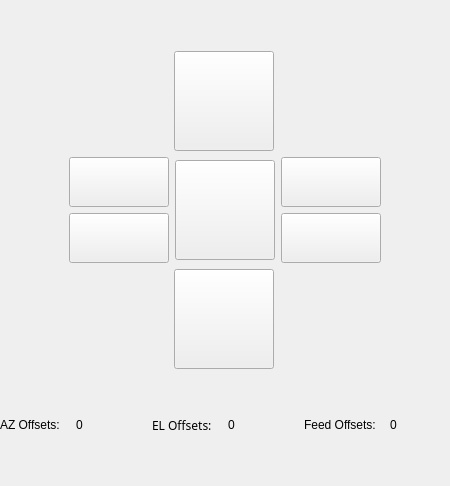
          <widget class="QWidget" name="page_6">
           <layout class="QGridLayout" name="gridLayout_20">
            <property name="leftMargin">
             <number>0</number>
            </property>
            <property name="rightMargin">
             <number>0</number>
            </property>
            <item row="0" column="0">
             <spacer name="verticalSpacer_6">
              <property name="orientation">
               <enum>Qt::Vertical</enum>
              </property>
              <property name="sizeHint" stdset="0">
               <size>
                <width>20</width>
                <height>40</height>
               </size>
              </property>
             </spacer>
            </item>
            <item row="1" column="0" colspan="2">
             <layout class="QVBoxLayout" name="verticalLayout_3">
              <item>
               <layout class="QHBoxLayout" name="horizontalLayout_15">
                <item>
                 <widget class="QLabel" name="label">
                  <property name="minimumSize">
                   <size>
                    <width>100</width>
                    <height>100</height>
                   </size>
                  </property>
                  <property name="maximumSize">
                   <size>
                    <width>100</width>
                    <height>100</height>
                   </size>
                  </property>
                  <property name="text">
                   <string/>
                  </property>
                 </widget>
                </item>
                <item>
                 <widget class="QPushButton" name="pushButton_VELUp">
                  <property name="minimumSize">
                   <size>
                    <width>100</width>
                    <height>100</height>
                   </size>
                  </property>
                  <property name="maximumSize">
                   <size>
                    <width>100</width>
                    <height>100</height>
                   </size>
                  </property>
                  <property name="styleSheet">
                   <string notr="true"/>
                  </property>
                  <property name="text">
                   <string/>
                  </property>
                  <property name="iconSize">
                   <size>
                    <width>100</width>
                    <height>100</height>
                   </size>
                  </property>
                 </widget>
                </item>
                <item>
                 <widget class="QLabel" name="label_2">
                  <property name="minimumSize">
                   <size>
                    <width>100</width>
                    <height>100</height>
                   </size>
                  </property>
                  <property name="maximumSize">
                   <size>
                    <width>100</width>
                    <height>100</height>
                   </size>
                  </property>
                  <property name="text">
                   <string/>
                  </property>
                 </widget>
                </item>
               </layout>
              </item>
              <item>
               <layout class="QHBoxLayout" name="horizontalLayout_6">
                <item>
                 <spacer name="horizontalSpacer_4">
                  <property name="orientation">
                   <enum>Qt::Horizontal</enum>
                  </property>
                  <property name="sizeHint" stdset="0">
                   <size>
                    <width>40</width>
                    <height>20</height>
                   </size>
                  </property>
                 </spacer>
                </item>
                <item>
                 <layout class="QVBoxLayout" name="verticalLayout">
                  <item alignment="Qt::AlignHCenter">
                   <widget class="QPushButton" name="pushButton_VelCLeft">
                    <property name="minimumSize">
                     <size>
                      <width>100</width>
                      <height>50</height>
                     </size>
                    </property>
                    <property name="maximumSize">
                     <size>
                      <width>100</width>
                      <height>50</height>
                     </size>
                    </property>
                    <property name="styleSheet">
                     <string notr="true"/>
                    </property>
                    <property name="text">
                     <string/>
                    </property>
                    <property name="iconSize">
                     <size>
                      <width>100</width>
                      <height>100</height>
                     </size>
                    </property>
                   </widget>
                  </item>
                  <item alignment="Qt::AlignHCenter">
                   <widget class="QPushButton" name="pushButton_VELALeft">
                    <property name="minimumSize">
                     <size>
                      <width>100</width>
                      <height>50</height>
                     </size>
                    </property>
                    <property name="maximumSize">
                     <size>
                      <width>100</width>
                      <height>50</height>
                     </size>
                    </property>
                    <property name="text">
                     <string/>
                    </property>
                   </widget>
                  </item>
                 </layout>
                </item>
                <item>
                 <widget class="QPushButton" name="pushButton_center_2">
                  <property name="minimumSize">
                   <size>
                    <width>100</width>
                    <height>100</height>
                   </size>
                  </property>
                  <property name="maximumSize">
                   <size>
                    <width>100</width>
                    <height>100</height>
                   </size>
                  </property>
                  <property name="styleSheet">
                   <string notr="true"/>
                  </property>
                  <property name="text">
                   <string/>
                  </property>
                  <property name="iconSize">
                   <size>
                    <width>100</width>
                    <height>100</height>
                   </size>
                  </property>
                 </widget>
                </item>
                <item>
                 <layout class="QVBoxLayout" name="verticalLayout_2">
                  <item alignment="Qt::AlignHCenter">
                   <widget class="QPushButton" name="pushButton_VELCRight">
                    <property name="minimumSize">
                     <size>
                      <width>100</width>
                      <height>50</height>
                     </size>
                    </property>
                    <property name="maximumSize">
                     <size>
                      <width>100</width>
                      <height>50</height>
                     </size>
                    </property>
                    <property name="styleSheet">
                     <string notr="true"/>
                    </property>
                    <property name="text">
                     <string/>
                    </property>
                    <property name="iconSize">
                     <size>
                      <width>100</width>
                      <height>100</height>
                     </size>
                    </property>
                   </widget>
                  </item>
                  <item alignment="Qt::AlignHCenter">
                   <widget class="QPushButton" name="pushButton_VELARight">
                    <property name="minimumSize">
                     <size>
                      <width>100</width>
                      <height>50</height>
                     </size>
                    </property>
                    <property name="maximumSize">
                     <size>
                      <width>100</width>
                      <height>50</height>
                     </size>
                    </property>
                    <property name="styleSheet">
                     <string notr="true"/>
                    </property>
                    <property name="text">
                     <string/>
                    </property>
                    <property name="iconSize">
                     <size>
                      <width>100</width>
                      <height>100</height>
                     </size>
                    </property>
                   </widget>
                  </item>
                 </layout>
                </item>
                <item>
                 <spacer name="horizontalSpacer_5">
                  <property name="orientation">
                   <enum>Qt::Horizontal</enum>
                  </property>
                  <property name="sizeHint" stdset="0">
                   <size>
                    <width>40</width>
                    <height>20</height>
                   </size>
                  </property>
                 </spacer>
                </item>
               </layout>
              </item>
              <item>
               <layout class="QHBoxLayout" name="horizontalLayout_16">
                <item>
                 <widget class="QLabel" name="label_3">
                  <property name="minimumSize">
                   <size>
                    <width>100</width>
                    <height>100</height>
                   </size>
                  </property>
                  <property name="maximumSize">
                   <size>
                    <width>100</width>
                    <height>100</height>
                   </size>
                  </property>
                  <property name="text">
                   <string/>
                  </property>
                 </widget>
                </item>
                <item>
                 <widget class="QPushButton" name="pushButton_VELDown">
                  <property name="minimumSize">
                   <size>
                    <width>100</width>
                    <height>100</height>
                   </size>
                  </property>
                  <property name="maximumSize">
                   <size>
                    <width>100</width>
                    <height>100</height>
                   </size>
                  </property>
                  <property name="styleSheet">
                   <string notr="true"/>
                  </property>
                  <property name="text">
                   <string/>
                  </property>
                  <property name="iconSize">
                   <size>
                    <width>100</width>
                    <height>100</height>
                   </size>
                  </property>
                 </widget>
                </item>
                <item>
                 <widget class="QLabel" name="label_5">
                  <property name="minimumSize">
                   <size>
                    <width>100</width>
                    <height>100</height>
                   </size>
                  </property>
                  <property name="maximumSize">
                   <size>
                    <width>100</width>
                    <height>100</height>
                   </size>
                  </property>
                  <property name="text">
                   <string/>
                  </property>
                 </widget>
                </item>
               </layout>
              </item>
             </layout>
            </item>
            <item row="2" column="1">
             <spacer name="verticalSpacer_4">
              <property name="orientation">
               <enum>Qt::Vertical</enum>
              </property>
              <property name="sizeHint" stdset="0">
               <size>
                <width>20</width>
                <height>40</height>
               </size>
              </property>
             </spacer>
            </item>
            <item row="3" column="0" colspan="2">
             <layout class="QHBoxLayout" name="horizontalLayout_36">
              <item>
               <widget class="QLabel" name="label_213">
                <property name="minimumSize">
                 <size>
                  <width>70</width>
                  <height>20</height>
                 </size>
                </property>
                <property name="maximumSize">
                 <size>
                  <width>70</width>
                  <height>20</height>
                 </size>
                </property>
                <property name="text">
                 <string>AZ Offsets:</string>
                </property>
               </widget>
              </item>
              <item>
               <widget class="QLabel" name="label_AZOffsets1">
                <property name="minimumSize">
                 <size>
                  <width>70</width>
                  <height>20</height>
                 </size>
                </property>
                <property name="maximumSize">
                 <size>
                  <width>70</width>
                  <height>20</height>
                 </size>
                </property>
                <property name="text">
                 <string>0</string>
                </property>
               </widget>
              </item>
              <item>
               <widget class="QLabel" name="label_205">
                <property name="minimumSize">
                 <size>
                  <width>70</width>
                  <height>20</height>
                 </size>
                </property>
                <property name="maximumSize">
                 <size>
                  <width>70</width>
                  <height>20</height>
                 </size>
                </property>
                <property name="font">
                 <font>
                  <family>宋体</family>
                 </font>
                </property>
                <property name="text">
                 <string>EL Offsets:</string>
                </property>
               </widget>
              </item>
              <item>
               <widget class="QLabel" name="label_ELOffsets1">
                <property name="minimumSize">
                 <size>
                  <width>70</width>
                  <height>20</height>
                 </size>
                </property>
                <property name="maximumSize">
                 <size>
                  <width>70</width>
                  <height>20</height>
                 </size>
                </property>
                <property name="text">
                 <string>0</string>
                </property>
               </widget>
              </item>
              <item>
               <widget class="QLabel" name="label_211">
                <property name="minimumSize">
                 <size>
                  <width>80</width>
                  <height>20</height>
                 </size>
                </property>
                <property name="maximumSize">
                 <size>
                  <width>80</width>
                  <height>20</height>
                 </size>
                </property>
                <property name="text">
                 <string>Feed Offsets:</string>
                </property>
               </widget>
              </item>
              <item>
               <widget class="QLabel" name="label_COMOffsets1">
                <property name="minimumSize">
                 <size>
                  <width>60</width>
                  <height>20</height>
                 </size>
                </property>
                <property name="maximumSize">
                 <size>
                  <width>60</width>
                  <height>20</height>
                 </size>
                </property>
                <property name="text">
                 <string>0</string>
                </property>
               </widget>
              </item>
             </layout>
            </item>
            <item row="4" column="1">
             <spacer name="verticalSpacer_5">
              <property name="orientation">
               <enum>Qt::Vertical</enum>
              </property>
              <property name="sizeHint" stdset="0">
               <size>
                <width>20</width>
                <height>40</height>
               </size>
              </property>
             </spacer>
            </item>
           </layout>
          </widget>
